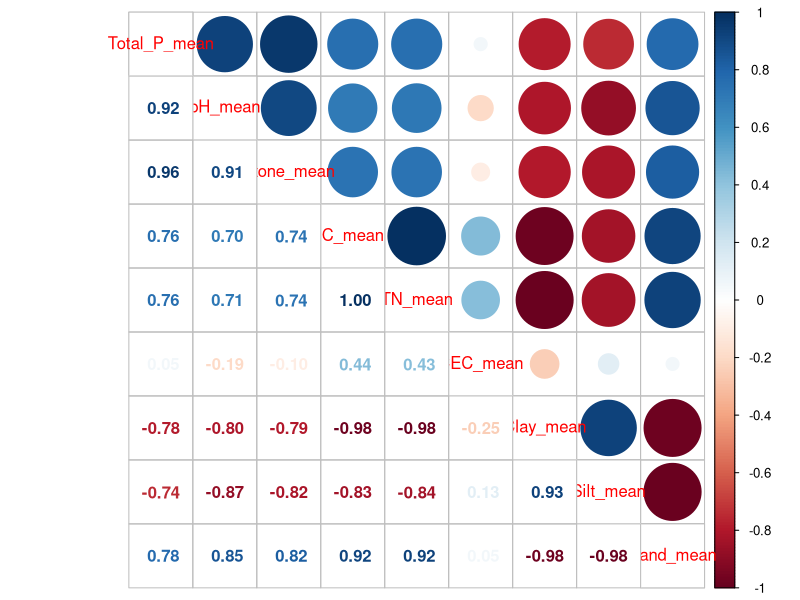

Write the R code that produced this figure. (Note: this script raises an error after producing the figure.)
#### load libraries
library(tidyverse)
library(broom)
library(plotrix)
library(corrplot)
library(patchwork)

#### load in soil data
soil_chem <- read_csv('data/soil/soil_results.csv')
names(soil_chem)
unique(soil_chem$BlockNo)

# clean siteID names
soil_chem <- soil_chem %>%
  mutate(siteID = as.numeric(substr(BlockNo, 1, 1)))

# summary vals for each site
soil_sum <- soil_chem %>%
              group_by(siteID) %>%
              summarise_at(vars(Total_P:Sand),
                            list(mean = mean, 
                                 sd = sd,
                                 se = std.error), 
                           na.rm = T)

# correlation matrix of soils across sites
corrplot.mixed(cor(soil_sum[,2:10]))
# png('results/soil/corrplot.png',
#     width = 7.04, height = 3.94,
#     units = 'in', res = 320)
corrplot(cor(soil_sum[,2:10]), 
         method = 'shade',
         col = '',
         type = 'lower',
         diag = F,
         order = 'AOE',
         tl.col = 'black')
# dev.off()

# line plots for each soil variable
ggplot(soil_sum, aes(x = siteID, y = Total_P_mean)) +
  geom_smooth(method = 'loess', col = 'black') +
  geom_point(size = 3, col = 'red3') +
  geom_linerange(aes(ymin = Total_P_mean - Total_P_se, ymax = Total_P_mean + Total_P_se), col = 'red3') +
  scale_x_continuous(breaks = seq(1,5,1), limits = c(1,5), labels = c('2000','2200', '2400', '2600', '2800')) +
  labs(x = 'Elevation (m)', y = 'Total P (mg/kg)') +
  theme_minimal() +
  
ggplot(soil_sum,aes(x = siteID, y = TN_mean)) +
  geom_smooth(method = 'loess', col = 'black') +
  geom_point(size = 3, col = 'skyblue') +
  geom_linerange(aes(ymin = TN_mean - TN_se, ymax = TN_mean + TN_se), col = 'skyblue') +
  scale_x_continuous(breaks = seq(1,5,1), limits = c(1,5), labels = c('2000','2200', '2400', '2600', '2800')) +
  labs(x = 'Elevation (m)', y = 'Total N (%)') +  theme_minimal() +
  
ggplot(soil_sum,aes(x = siteID, y = C_mean)) +
  geom_smooth(method = 'loess', col = 'black') +
  geom_point(size = 3, col = 'lightgreen') +
  geom_linerange(aes(ymin = C_mean - C_se, ymax = C_mean + C_se), col = 'lightgreen') +
  scale_x_continuous(breaks = seq(1,5,1), limits = c(1,5), labels = c('2000','2200', '2400', '2600', '2800')) +
  labs(x = 'Elevation (m)', y = 'Total organic C (%)') +  theme_minimal() +
  
ggplot(soil_sum, aes(x = siteID, y = CEC_mean)) +
  geom_smooth(method = 'loess', col = 'black') +
  geom_point(size = 3, col = 'darkgreen') +
  geom_linerange(aes(ymin = CEC_mean - CEC_se, ymax = CEC_mean + CEC_se), col = 'darkgreen') +
  scale_x_continuous(breaks = seq(1,5,1), limits = c(1,5), labels = c('2000','2200', '2400', '2600', '2800')) +
  labs(x = 'Elevation (m)', y = 'CEC (cmol/kg)') +
  theme_minimal() +

ggplot(soil_sum, aes(x = siteID, y = pH_mean)) +
  geom_smooth(method = 'loess', col = 'black') +
  geom_point(size = 3, col = 'purple3') +
  geom_linerange(aes(ymin = pH_mean - pH_se, ymax = pH_mean + pH_se), col = 'purple3') +
  scale_x_continuous(breaks = seq(1,5,1), limits = c(1,5), labels = c('2000','2200', '2400', '2600', '2800')) +
  labs(x = 'Elevation (m)', y = 'pH') + theme_minimal() +
  

ggplot(soil_sum,aes(x = siteID, y = Sand_mean)) +
  geom_smooth(method = 'loess', col = 'black') +
  geom_point(size = 3, col = 'gold') +
  geom_linerange(aes(ymin = Sand_mean - Sand_se, ymax = Sand_mean + Sand_se), col = 'gold') +
  scale_x_continuous(breaks = seq(1,5,1), limits = c(1,5), labels = c('2000','2200', '2400', '2600', '2800')) +
  labs(x = 'Elevation (m)', y = 'Sand (%)') +  theme_minimal() +

  ggplot(soil_sum,aes(x = siteID, y = Clay_mean)) +
  geom_smooth(method = 'loess', col = 'black') +
  geom_point(size = 3, col = 'brown1') +
  geom_linerange(aes(ymin = Clay_mean - Clay_se, ymax = Clay_mean + Clay_se), col = 'brown1') +
  scale_x_continuous(breaks = seq(1,5,1), limits = c(1,5), labels = c('2000','2200', '2400', '2600', '2800')) +
  labs(x = 'Elevation (m)', y = 'Clay (%)') +  theme_minimal() +
  
ggplot(soil_sum,aes(x = siteID, y = Silt_mean)) +
  geom_smooth(method = 'loess', col = 'black') +
  geom_point(size = 3, col = 'brown4') +
  geom_linerange(aes(ymin = Silt_mean - Silt_se, ymax = Silt_mean + Silt_se), col = 'brown4') +
  scale_x_continuous(breaks = seq(1,5,1), limits = c(1,5), labels = c('2000','2200', '2400', '2600', '2800')) +
  labs(x = 'Elevation (m)', y = 'Silt (%)') +  theme_minimal() +

ggplot(soil_sum,aes(x = siteID, y = Stone_mean)) +
  geom_smooth(method = 'loess', col = 'black') +
  geom_point(size = 3, col = 'gray50') +
  geom_linerange(aes(ymin = Stone_mean - Stone_se, ymax = Stone_mean + Stone_se), col = 'gray50') +
  scale_x_continuous(breaks = seq(1,5,1), limits = c(1,5), labels = c('2000','2200', '2400', '2600', '2800')) +
  labs(x = 'Elevation (m)', y = 'Stone (%)') +  theme_minimal() +
  plot_annotation(tag_levels = 'a', tag_suffix = ')')

ggsave('results/soil/all_soil_vars.png',
       width = 8.36, height = 6.15, dpi = 320)
